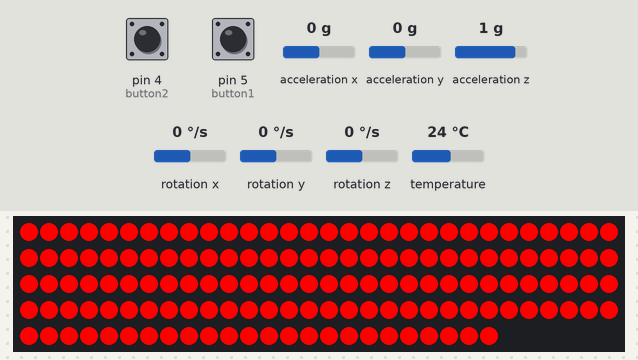
Simulated run of this sketch. Board: Arduino Uno, built with avr-gcc and run on an emulated ATmega328P. On the bench: 144 RGB LEDs in strip order, left to right, continuing on the next row. The inputs (shaded band) are chosen by the test bench; at power-on: pin 4 (button2) HIGH, pin 5 (button1) HIGH, acceleration x 0 g, acceleration y 0 g, acceleration z 1 g, rotation x 0 °/s, rotation y 0 °/s, rotation z 0 °/s, temperature 24 °C. Colours are those a GRB WS2812 strip shows for the declared byte order; random numbers use the default seed unless the sketch sets one; what the sketch prints to the serial monitor is not drawn.

Above: at 2.7 s.
2.8 s: pin 4 (button2) pulled LOW for 3.2 s
At 7.4 s:
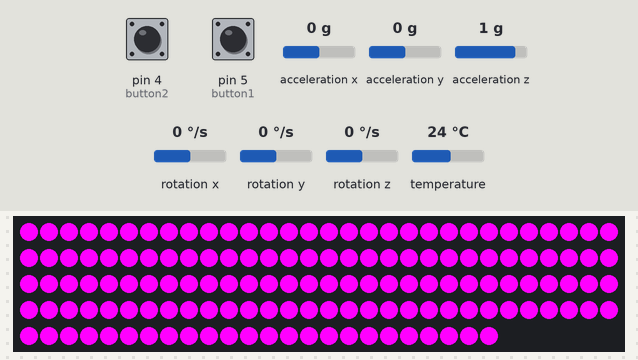
7.5 s: pin 4 (button2) pulled LOW for 0.15 s
At 10.0 s:
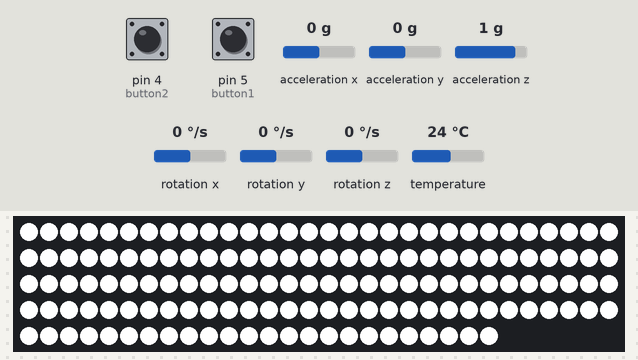
10.6 s: pin 4 (button2) pulled LOW for 1 s
At 12.3 s:
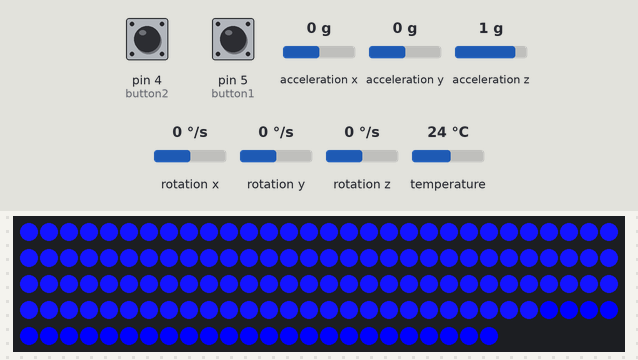
14.1 s: pin 5 (button1) pulled LOW for 0.15 s
At 15.8 s:
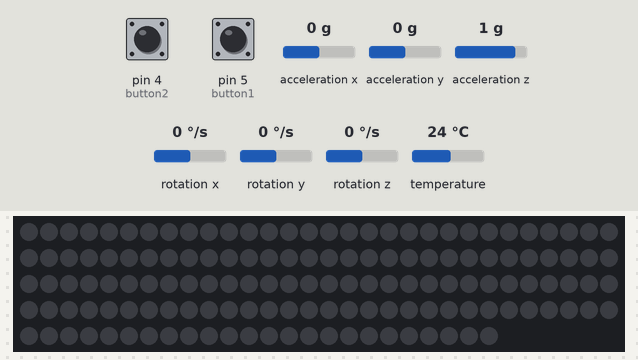
17.2 s: pin 5 (button1) pulled LOW for 1 s
Timing chart, 0 to 20.2 s (numbered marks = the images above; inputs shaded):
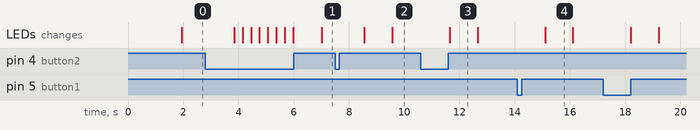

Measured:
- after the input at 2.8 s, the LEDs: first change after 1.0 s (image 1 shows a later state)
- after the input at 7.5 s, the LEDs: first change after 1.0 s (image 2 shows a later state)
- after the input at 10.6 s, the LEDs: change after 1.0 s (image 3)
- after the input at 14.1 s, the LEDs: change after 1.0 s (image 4)
- what the display in image 3 shows lasts 1.1 s, from 11.6 s to 12.7 s

The sketch:

sketch_feb22a.ino
```cpp
#include <FastLED.h>
#include <Adafruit_MPU6050.h>
#include <Adafruit_Sensor.h>
#include <Wire.h>
#include <ezButton.h>
//------------------------------LED
int const ledSize = 144;
CRGB leds[ledSize];
bool ledState[ledSize];
//------------------------------MPU6050
Adafruit_MPU6050 mpu;
//------------------------------Color
int const colorCount = 6;
int colors[colorCount][3] = {
  { 0, 0, 255 },     //blue
  { 0, 255, 0 },     //red
  { 255, 0, 0 },     //green
  { 0, 255 , 255 },   //purple
  { 255, 255, 0 },   //yellow
  { 255, 255, 255 }  //white
};
int saberRed, saberGreen, saberBlue;
bool lsState = false;
bool flickerState = false;
int colorState = 0;
//------------------------------Button
int isButton1Down;
bool isButton1Clicked;
long button1Start, button1Period;

int isButton2Down;
bool isButton2Clicked;
long button2Start, button2Period;

ezButton button1(5);
ezButton button2(4);
//------------------------------
void setup() {
  Serial.begin(9600);
  //Button
  button1.setDebounceTime(50);
  button2.setDebounceTime(50);
  //FastLED
  FastLED.addLeds<WS2812B, 2>(leds, ledSize);
  FastLED.setBrightness(255);
  FastLED.setMaxRefreshRate(0, false);
  //MPU6050
  mpu.begin();
  mpu.setAccelerometerRange(MPU6050_RANGE_8_G);
  mpu.setGyroRange(MPU6050_RANGE_500_DEG);
  mpu.setFilterBandwidth(MPU6050_BAND_21_HZ);
}
void loop() {
  //MPU6050
  sensors_event_t a, g, temp;
  mpu.getEvent(&a, &g, &temp);
  //Button
  button1.loop();
  button2.loop();
  {
    int a = button1.getState();
    Serial.println(a);
    if (isButton1Down != a) {
      button1Start = millis();
      button1Period = 0;
      if (a == LOW) {
      }
      toggleSaber();
    }
    isButton1Down = a;
    if (isButton1Down == HIGH) {
      button1Period = millis() - button1Start;
    } else {
      button1Start = 0;
      button1Period = -1;
    }
  }
  {
    int a = button2.getState();
    if (isButton2Down != a) {
      button2Start = millis();
      button2Period = 0;
      if (a == LOW) {
      }
      changeColor();
    }
    isButton2Down = a;
    if (isButton2Down == HIGH) {
      button2Period = millis() - button2Start;
    } else {
      button2Start = 0;
      button2Period = -1;
    }
  }
  //Saber
  if (lsState) {
    flickSaber(true);
  }
}

void toggleSaber() {
  lsState = !lsState;
  if (lsState) {
    setAll(saberRed, saberGreen, saberBlue, false);
  } else {
    setAll(0, 0, 0, true);
  }
}

void flickSaber(bool show) {
  switch (colorState) {
    case 0:
    case 2:
    case 4:
    int r = saberRed;
    int g = saberGreen;
    int b = saberBlue;
    if (flickerState) {
      if (r < 255)
        r += 20;
      if (g < 255)
        g += 20;
      if (b < 255)
        b += 20;
    }
    int a = random(0, 144);
    int c = random(0, 144);
    if (a > c) {
      int temp = a;
      a = c;
      c = temp;
    }
    for (int i = a; i <= c; i++) {
      if(ledState[i]) {
        leds[i].r = r;
        leds[i].g = g;
        leds[i].b = b;
      }
    }
    if(show) {
      FastLED.show();
      delay(random(0, 10));
    }
    flickerState = !flickerState;
    break;
  }
}

void changeColor() {
  colorState++;
  if (colorCount == colorState)
    colorState = 0;
  saberRed = colors[colorState][0];
  saberGreen = colors[colorState][1];
  saberBlue = colors[colorState][2];
  if (lsState) {
    for(int i = 0;i<ledSize;i++){
      ledState[i] = false;
    }
    setAll(saberRed, saberGreen, saberBlue, false);
  }
}


void setAll(int r, int g, int b,bool reverse) {
  bool state = !(r == 0 && b == 0 && g == 0);
    if (reverse) {
      for (int i = ledSize - 1; i >= 0; i--) {
        setPixel(i,r,g,b,state);
      }
    } else {
      for (int i = 0; i < ledSize; i++) {
        setPixel(i,r,g,b,state);
      }
    }
}

void setPixel(int i,int r,int g,int b,bool state){
        leds[i].r = r;
        leds[i].g = g;
        leds[i].b = b;
        ledState[i] = !(r == 0 && b == 0 && g == 0);
        flickSaber(false);
        FastLED.show();
}
```
